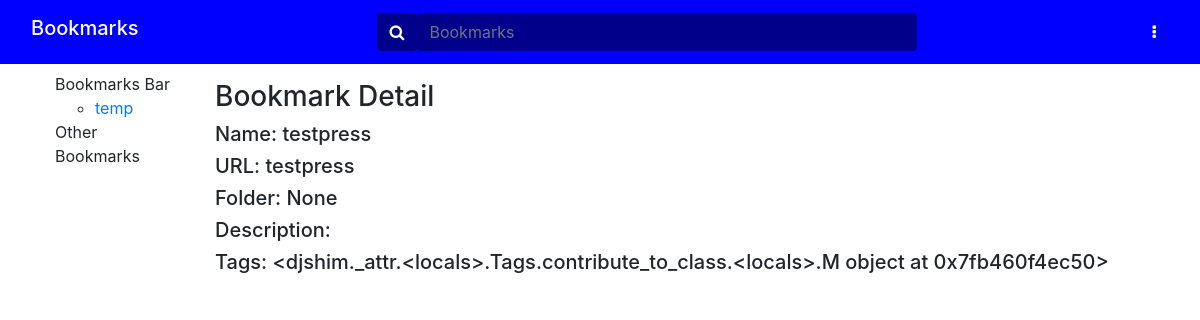
/bookmarks/6/bookmarkdetail/, run on an earlier commit of the app's database.
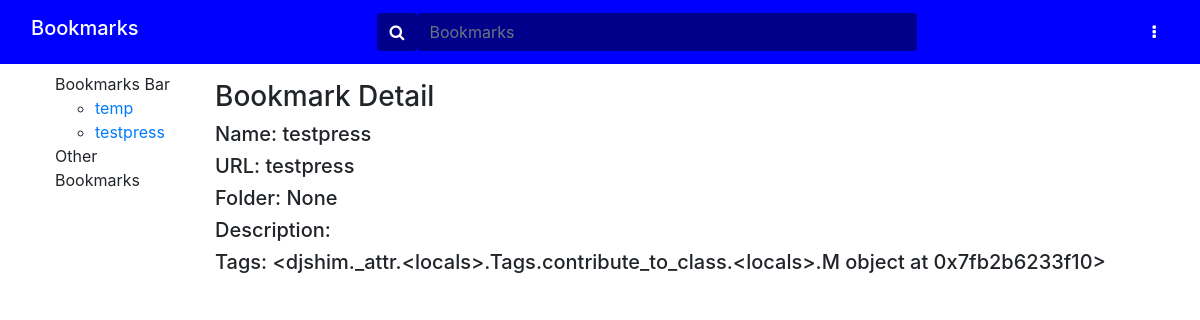
And on a later commit of the database.
### bookmarksapp/models.py (models this page shows, shortened)
class Folder(models.Model):
    name = models.CharField(max_length=200, help_text='Enter the folder name')
    def __str__(self):
        return self.name

class Bookmarks(models.Model):
    name = models.CharField(max_length=200, help_text='Enter a webpage name')
    url = models.CharField(max_length=200, help_text='Enter a webpage url')
    description = models.CharField(max_length=200, help_text='Enter a webpage description')
    tags = TaggableManager(help_text='Enter webpage tags')
    folder = models.ForeignKey('Folder', on_delete=models.CASCADE, null=True, blank=True)

### bookmarksapp/views.py (the view)
# urls.py: path('<int:pk>/bookmarkdetail/', views.Detailbookmarks, name='detail-bookmarks'),
def Detailbookmarks(request,pk):
    folder_list = Folder.objects.all()
    bookmark = get_object_or_404(Bookmarks,pk=pk)
    if (request.POST):
        bookmarkform = BookmarkForms(request.POST)
        folderform = FolderForm(request.POST)
    else:
        bookmarkform = BookmarkForms(initial={'url': 'https://www.'})
        folderform = FolderForm()
    if (bookmarkform.is_valid()):
        bookmarkform.save()
    if (folderform.is_valid()):
        folderform.save()
    context = {
        'folder_list': folder_list,
        'bookmarkform': bookmarkform,
        'folderform': folderform,
        'bookmark': bookmark,
    }
    return render(request, 'bookmarksapp/detail_bookmark.html', context=context)

### bookmarksapp/forms.py
class BookmarkForms(forms.ModelForm):
    class Meta:
        model = Bookmarks
        fields = ['name','url','description','tags','folder']

class FolderForm(forms.ModelForm):
    class Meta:
        model = Folder
        fields = ['name']

### bookmarksapp/templates/bookmarksapp/detail_bookmark.html
{% extends "base_generic.html" %}
{% block content %}
  <h3>Bookmark Detail</h3>
  <h5>Name: {{ bookmark.name }}</h5>
  <h5>URL: {{ bookmark.url }}</h5>
  <h5>Folder: {{ bookmark.folder }}</h5>
  <h5>Description: {{ bookmark.description }}</h5>
  <h5>Tags: {{ bookmark.tags }}</h5>
{% endblock %}

### bookmarksapp/templates/base_generic.html (shortened to what this page needs)
<!DOCTYPE html>
<html lang="en">
<head>
  <link rel="stylesheet" href="https://cdn.jsdelivr.net/npm/bootstrap@4.5.3/dist/css/bootstrap.min.css">
  <link rel="stylesheet" href="https://maxcdn.bootstrapcdn.com/font-awesome/4.4.0/css/font-awesome.min.css">
  <link rel="stylesheet" href="https://cdnjs.cloudflare.com/ajax/libs/font-awesome/4.7.0/css/font-awesome.min.css">
  {% load static %}
  <link rel="stylesheet" href="{% static 'css/styles.css' %}">
</head>
<body>
 <nav class="navbar navbar-expand-lg" style="background-color: blue">
  <div class="container-fluid" >
    <h2 class="navbar-brand" style="color: white;">Bookmarks</h2>
    <div class="input-group container-fluid" style="width: 50%;">
      <form method="get" style="display:flex; width: 100%;">
      <div class="input-group-append">
        <button class="btn" type="submit" style="background-color: darkblue;">
          <i class="fa fa-search" style="color: white;"></i>
        </button>
      </div>
      <input style="background-color:darkblue ; border: darkblue; color: white;" type="text" class="form-control" name="name" id="id_name" placeholder="Bookmarks">
      </form>
    </div>
  <div class="dropdown show">
    <a class="btn" href="#" role="button" id="dropdownMenuLink" data-toggle="dropdown" aria-haspopup="true" aria-expanded="false">
      <i class="fa fa-ellipsis-v" style="color: white;"></i>
    </a>
  </div>
  </div>
</nav>
<div class="container-fluid">
    <div class="row">
      <div class="mysidebar col-sm-2 pt-2">
        <ul class="sidebar-nav" style="list-style-type: none;">
          <li>Bookmarks Bar
            <ul>
              {% for folder in folder_list %}
              <li><a href="">{{ folder.name }}</a></li>
              {% endfor %}
            </ul>
          </li>
          <li>Other Bookmarks
          </li>
        </ul>
      </div>
  <div class="col-sm-10 pt-3">
    {% block content %} {% endblock %}
    </div>
  </div>
</div>
</body>
</html>

What changed in the data, as far as the page shows it:
added Folder: name "testpress"
computed for Bookmarks "testpress": tags "<djshim._attr.<locals>.Tags.contribute_to_class.<locals>.M object at 0x7fb460f4ec50>" → "<djshim._attr.<locals>.Tags.contribute_to_class.<locals>.M object at 0x7fb2b6233f10>"
